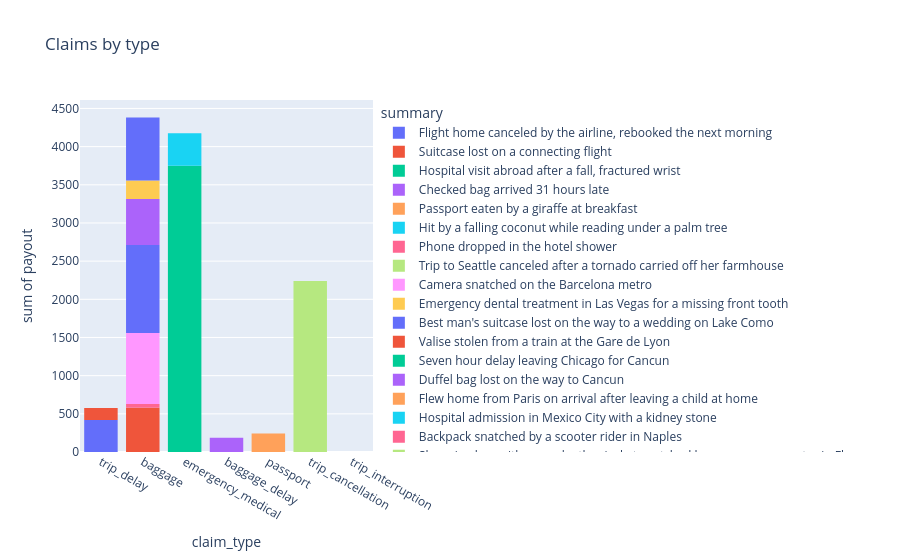

The code cell stored with this chart in its notebook:
### Markdown cell above
This chart counts the claims of each type, split by the handler's decision.

### Code cell
fig = px.histogram(data, x="claim_type", y="payout", color="summary", title="Claims by type")
fig.show()

### Figure 1 — Plotly figure (JSON) as saved in the notebook; plotly's stock layout.template omitted (floating-point values rounded to 4 significant figures)
{"data": [{"bingroup": "x", "histfunc": "sum", "hovertemplate": "summary=Flight home canceled by the airline, rebooked the next morning<br>claim_type=%{x}<br>sum of payout=%{y}<extra></extra>", "legendgroup": "Flight home canceled by the airline, rebooked the next morning", "marker": {"color": "#636efa", "pattern": {"shape": ""}}, "name": "Flight home canceled by the airline, rebooked the next morning", "orientation": "v", "showlegend": true, "type": "histogram", "x": ["trip_delay"], "xaxis": "x", "y": [420.0], "yaxis": "y"}, {"bingroup": "x", "histfunc": "sum", "hovertemplate": "summary=Suitcase lost on a connecting flight<br>claim_type=%{x}<br>sum of payout=%{y}<extra></extra>", "legendgroup": "Suitcase lost on a connecting flight", "marker": {"color": "#EF553B", "pattern": {"shape": ""}}, "name": "Suitcase lost on a connecting flight", "orientation": "v", "showlegend": true, "type": "histogram", "x": ["baggage"], "xaxis": "x", "y": [580.0], "yaxis": "y"}, {"bingroup": "x", "histfunc": "sum", "hovertemplate": "summary=Hospital visit abroad after a fall, fractured wrist<br>claim_type=%{x}<br>sum of payout=%{y}<extra></extra>", "legendgroup": "Hospital visit abroad after a fall, fractured wrist", "marker": {"color": "#00cc96", "pattern": {"shape": ""}}, "name": "Hospital visit abroad after a fall, fractured wrist", "orientation": "v", "showlegend": true, "type": "histogram", "x": ["emergency_medical"], "xaxis": "x", "y": [3750.0], "yaxis": "y"}, {"bingroup": "x", "histfunc": "sum", "hovertemplate": "summary=Checked bag arrived 31 hours late<br>claim_type=%{x}<br>sum of payout=%{y}<extra></extra>", "legendgroup": "Checked bag arrived 31 hours late", "marker": {"color": "#ab63fa", "pattern": {"shape": ""}}, "name": "Checked bag arrived 31 hours late", "orientation": "v", "showlegend": true, "type": "histogram", "x": ["baggage_delay"], "xaxis": "x", "y": [186.0], "yaxis": "y"}, {"bingroup": "x", "histfunc": "sum", "hovertemplate": "summary=Passport eaten by a giraffe at breakfast<br>claim_type=%{x}<br>sum of payout=%{y}<extra></extra>", "legendgroup": "Passport eaten by a giraffe at breakfast", "marker": {"color": "#FFA15A", "pattern": {"shape": ""}}, "name": "Passport eaten by a giraffe at breakfast", "orientation": "v", "showlegend": true, "type": "histogram", "x": ["passport"], "xaxis": "x", "y": [243.0], "yaxis": "y"}, {"bingroup": "x", "histfunc": "sum", "hovertemplate": "summary=Hit by a falling coconut while reading under a palm tree<br>claim_type=%{x}<br>sum of payout=%{y}<extra></extra>", "legendgroup": "Hit by a falling coconut while reading under a palm tree", "marker": {"color": "#19d3f3", "pattern": {"shape": ""}}, "name": "Hit by a falling coconut while reading under a palm tree", "orientation": "v", "showlegend": true, "type": "histogram", "x": ["emergency_medical"], "xaxis": "x", "y": [425.0], "yaxis": "y"}, {"bingroup": "x", "histfunc": "sum", "hovertemplate": "summary=Phone dropped in the hotel shower<br>claim_type=%{x}<br>sum of payout=%{y}<extra></extra>", "legendgroup": "Phone dropped in the hotel shower", "marker": {"color": "#FF6692", "pattern": {"shape": ""}}, "name": "Phone dropped in the hotel shower", "orientation": "v", "showlegend": true, "type": "histogram", "x": ["baggage"], "xaxis": "x", "y": [50.0], "yaxis": "y"}, {"bingroup": "x", "histfunc": "sum", "hovertemplate": "summary=Trip to Seattle canceled after a tornado carried off her farmhouse<br>claim_type=%{x}<br>sum of payout=%{y}<extra></extra>", "legendgroup": "Trip to Seattle canceled after a tornado carried off her farmhouse", "marker": {"color": "#B6E880", "pattern": {"shape": ""}}, "name": "Trip to Seattle canceled after a tornado carried off her farmhouse", "orientation": "v", "showlegend": true, "type": "histogram", "x": ["trip_cancellation"], "xaxis": "x", "y": [2240.0], "yaxis": "y"}, {"bingroup": "x", "histfunc": "sum", "hovertemplate": "summary=Camera snatched on the Barcelona metro<br>claim_type=%{x}<br>sum of payout=%{y}<extra></extra>", "legendgroup": "Camera snatched on the Barcelona metro", "marker": {"color": "#FF97FF", "pattern": {"shape": ""}}, "name": "Camera snatched on the Barcelona metro", "orientation": "v", "showlegend": true, "type": "histogram", "x": ["baggage"], "xaxis": "x", "y": [930.0], "yaxis": "y"}, {"bingroup": "x", "histfunc": "sum", "hovertemplate": "summary=Emergency dental treatment in Las Vegas for a missing front tooth<br>claim_type=%{x}<br>sum of payout=%{y}<extra></extra>", "legendgroup": "Emergency dental treatment in Las Vegas for a missing front tooth", "marker": {"color": "#FECB52", "pattern": {"shape": ""}}, "name": "Emergency dental treatment in Las Vegas for a missing front tooth", "orientation": "v", "showlegend": true, "type": "histogram", "x": ["emergency_medical"], "xaxis": "x", "y": [0.0], "yaxis": "y"}, {"bingroup": "x", "histfunc": "sum", "hovertemplate": "summary=Best man's suitcase lost on the way to a wedding on Lake Como<br>claim_type=%{x}<br>sum of payout=%{y}<extra></extra>", "legendgroup": "Best man's suitcase lost on the way to a wedding on Lake Como", "marker": {"color": "#636efa", "pattern": {"shape": ""}}, "name": "Best man's suitcase lost on the way to a wedding on Lake Como", "orientation": "v", "showlegend": true, "type": "histogram", "x": ["baggage"], "xaxis": "x", "y": [1150.0], "yaxis": "y"}, {"bingroup": "x", "histfunc": "sum", "hovertemplate": "summary=Valise stolen from a train at the Gare de Lyon<br>claim_type=%{x}<br>sum of payout=%{y}<extra></extra>", "legendgroup": "Valise stolen from a train at the Gare de Lyon", "marker": {"color": "#EF553B", "pattern": {"shape": ""}}, "name": "Valise stolen from a train at the Gare de Lyon", "orientation": "v", "showlegend": true, "type": "histogram", "x": ["baggage"], "xaxis": "x", "y": [0.0], "yaxis": "y"}, {"bingroup": "x", "histfunc": "sum", "hovertemplate": "summary=Seven hour delay leaving Chicago for Cancun<br>claim_type=%{x}<br>sum of payout=%{y}<extra></extra>", "legendgroup": "Seven hour delay leaving Chicago for Cancun", "marker": {"color": "#00cc96", "pattern": {"shape": ""}}, "name": "Seven hour delay leaving Chicago for Cancun", "orientation": "v", "showlegend": true, "type": "histogram", "x": ["trip_delay"], "xaxis": "x", "y": [0.0], "yaxis": "y"}, {"bingroup": "x", "histfunc": "sum", "hovertemplate": "summary=Duffel bag lost on the way to Cancun<br>claim_type=%{x}<br>sum of payout=%{y}<extra></extra>", "legendgroup": "Duffel bag lost on the way to Cancun", "marker": {"color": "#ab63fa", "pattern": {"shape": ""}}, "name": "Duffel bag lost on the way to Cancun", "orientation": "v", "showlegend": true, "type": "histogram", "x": ["baggage"], "xaxis": "x", "y": [605.0], "yaxis": "y"}, {"bingroup": "x", "histfunc": "sum", "hovertemplate": "summary=Flew home from Paris on arrival after leaving a child at home<br>claim_type=%{x}<br>sum of payout=%{y}<extra></extra>", "legendgroup": "Flew home from Paris on arrival after leaving a child at home", "marker": {"color": "#FFA15A", "pattern": {"shape": ""}}, "name": "Flew home from Paris on arrival after leaving a child at home", "orientation": "v", "showlegend": true, "type": "histogram", "x": ["trip_interruption"], "xaxis": "x", "y": [0.0], "yaxis": "y"}, {"bingroup": "x", "histfunc": "sum", "hovertemplate": "summary=Hospital admission in Mexico City with a kidney stone<br>claim_type=%{x}<br>sum of payout=%{y}<extra></extra>", "legendgroup": "Hospital admission in Mexico City with a kidney stone", "marker": {"color": "#19d3f3", "pattern": {"shape": ""}}, "name": "Hospital admission in Mexico City with a kidney stone", "orientation": "v", "showlegend": true, "type": "histogram", "x": ["emergency_medical"], "xaxis": "x", "y": [0.0], "yaxis": "y"}, {"bingroup": "x", "histfunc": "sum", "hovertemplate": "summary=Backpack snatched by a scooter rider in Naples<br>claim_type=%{x}<br>sum of payout=%{y}<extra></extra>", "legendgroup": "Backpack snatched by a scooter rider in Naples", "marker": {"color": "#FF6692", "pattern": {"shape": ""}}, "name": "Backpack snatched by a scooter rider in Naples", "orientation": "v", "showlegend": true, "type": "histogram", "x": ["baggage"], "xaxis": "x", "y": [0.0], "yaxis": "y"}, {"bingroup": "x", "histfunc": "sum", "hovertemplate": "summary=Shopping bag with a new leather jacket snatched by a man on a scooter in Florence<br>claim_type=%{x}<br>sum of payout=%{y}<extra></extra>", "legendgroup": "Shopping bag with a new leather jacket snatched by a man on a scooter in Florence", "marker": {"color": "#B6E880", "pattern": {"shape": ""}}, "name": "Shopping bag with a new leather jacket snatched by a man on a scooter in Florence", "orientation": "v", "showlegend": true, "type": "histogram", "x": ["baggage"], "xaxis": "x", "y": [0.0], "yaxis": "y"}, {"bingroup": "x", "histfunc": "sum", "hovertemplate": "summary=Nine hour delay leaving Miami for Bogota<br>claim_type=%{x}<br>sum of payout=%{y}<extra></extra>", "legendgroup": "Nine hour delay leaving Miami for Bogota", "marker": {"color": "#FF97FF", "pattern": {"shape": ""}}, "name": "Nine hour delay leaving Miami for Bogota", "orientation": "v", "showlegend": true, "type": "histogram", "x": ["trip_delay"], "xaxis": "x", "y": [0.0], "yaxis": "y"}, {"bingroup": "x", "histfunc": "sum", "hovertemplate": "summary=Prescription sunglasses stolen by a monkey at Uluwatu Temple<br>claim_type=%{x}<br>sum of payout=%{y}<extra></extra>", "legendgroup": "Prescription sunglasses stolen by a monkey at Uluwatu Temple", "marker": {"color": "#FECB52", "pattern": {"shape": ""}}, "name": "Prescription sunglasses stolen by a monkey at Uluwatu Temple", "orientation": "v", "showlegend": true, "type": "histogram", "x": ["baggage"], "xaxis": "x", "y": [240.0], "yaxis": "y"}, {"bingroup": "x", "histfunc": "sum", "hovertemplate": "summary=Tote bag snatched from her shoulder in Buenos Aires<br>claim_type=%{x}<br>sum of payout=%{y}<extra></extra>", "legendgroup": "Tote bag snatched from her shoulder in Buenos Aires", "marker": {"color": "#636efa", "pattern": {"shape": ""}}, "name": "Tote bag snatched from her shoulder in Buenos Aires", "orientation": "v", "showlegend": true, "type": "histogram", "x": ["baggage"], "xaxis": "x", "y": [825.0], "yaxis": "y"}, {"bingroup": "x", "histfunc": "sum", "hovertemplate": "summary=Thirty hour delay on the sleeper train from Istanbul to Paris<br>claim_type=%{x}<br>sum of payout=%{y}<extra></extra>", "legendgroup": "Thirty hour delay on the sleeper train from Istanbul to Paris", "marker": {"color": "#EF553B", "pattern": {"shape": ""}}, "name": "Thirty hour delay on the sleeper train from Istanbul to Paris", "orientation": "v", "showlegend": true, "type": "histogram", "x": ["trip_delay"], "xaxis": "x", "y": [155.0], "yaxis": "y"}, {"bingroup": "x", "histfunc": "sum", "hovertemplate": "summary=Nine hour delay leaving Dallas for Vancouver<br>claim_type=%{x}<br>sum of payout=%{y}<extra></extra>", "legendgroup": "Nine hour delay leaving Dallas for Vancouver", "marker": {"color": "#00cc96", "pattern": {"shape": ""}}, "name": "Nine hour delay leaving Dallas for Vancouver", "orientation": "v", "showlegend": true, "type": "histogram", "x": ["trip_delay"], "xaxis": "x", "y": [0.0], "yaxis": "y"}, {"bingroup": "x", "histfunc": "sum", "hovertemplate": "summary=Phone snatched from her hand in La Candelaria<br>claim_type=%{x}<br>sum of payout=%{y}<extra></extra>", "legendgroup": "Phone snatched from her hand in La Candelaria", "marker": {"color": "#ab63fa", "pattern": {"shape": ""}}, "name": "Phone snatched from her hand in La Candelaria", "orientation": "v", "showlegend": true, "type": "histogram", "x": ["baggage"], "xaxis": "x", "y": [0.0], "yaxis": "y"}, {"bingroup": "x", "histfunc": "sum", "hovertemplate": "summary=Fourteen hour delay leaving Anchorage for Las Vegas<br>claim_type=%{x}<br>sum of payout=%{y}<extra></extra>", "legendgroup": "Fourteen hour delay leaving Anchorage for Las Vegas", "marker": {"color": "#FFA15A", "pattern": {"shape": ""}}, "name": "Fourteen hour delay leaving Anchorage for Las Vegas", "orientation": "v", "showlegend": true, "type": "histogram", "x": ["trip_delay"], "xaxis": "x", "y": [0.0], "yaxis": "y"}], "layout": {"barmode": "relative", "legend": {"title": {"text": "summary"}, "tracegroupgap": 0}, "title": {"text": "Claims by type"}, "xaxis": {"anchor": "y", "domain": [0, 1], "title": {"text": "claim_type"}}, "yaxis": {"anchor": "x", "domain": [0, 1], "title": {"text": "sum of payout"}}}}
